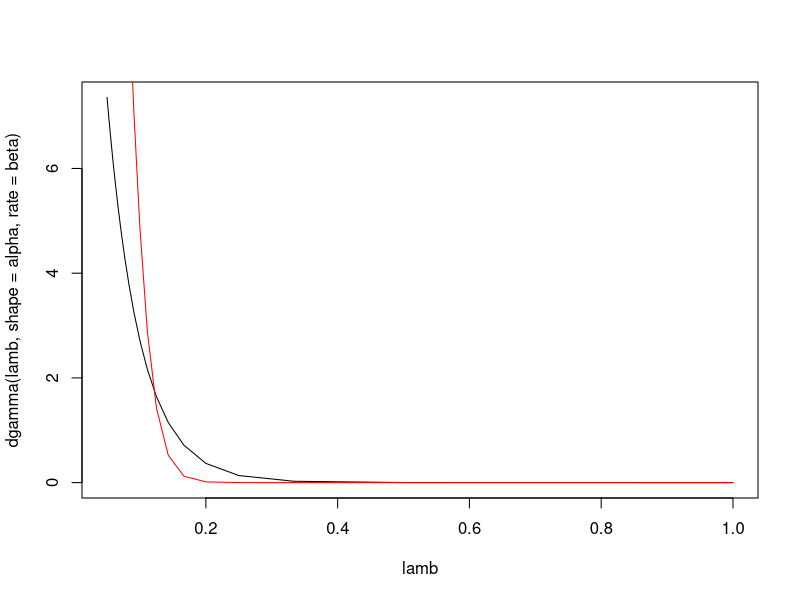
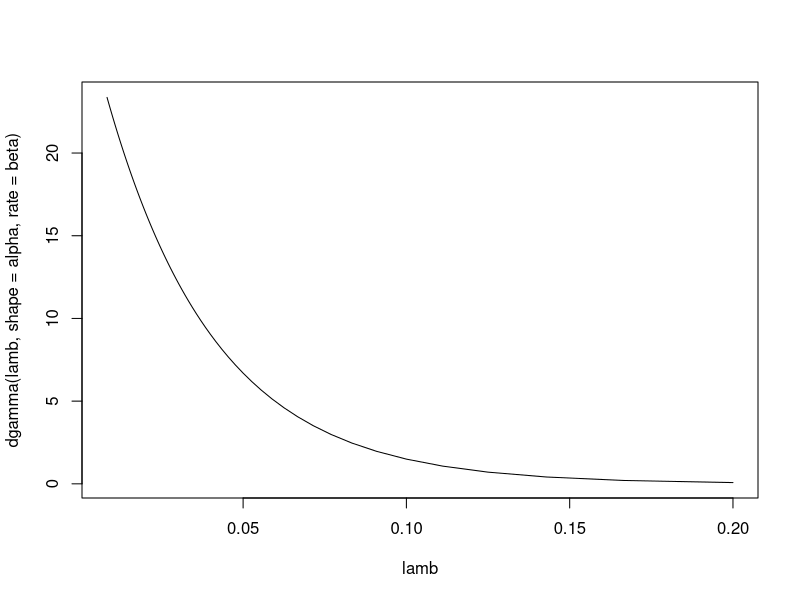
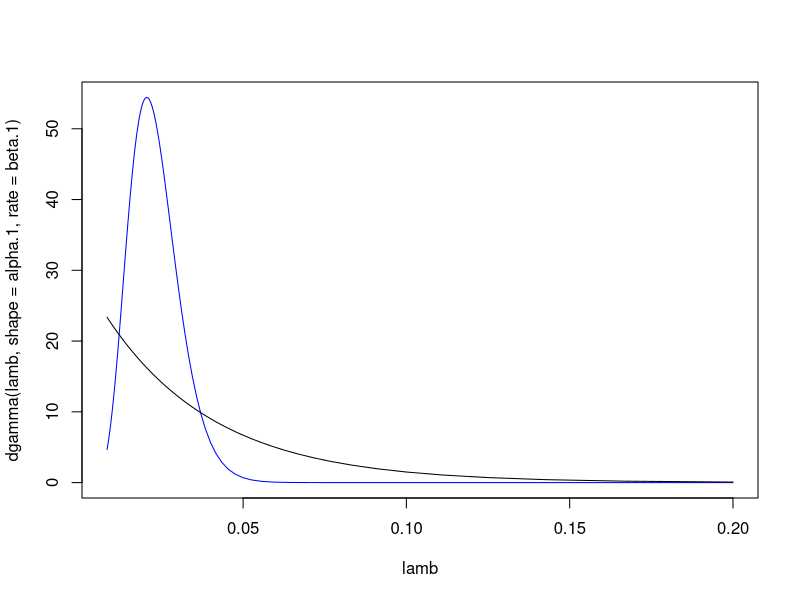
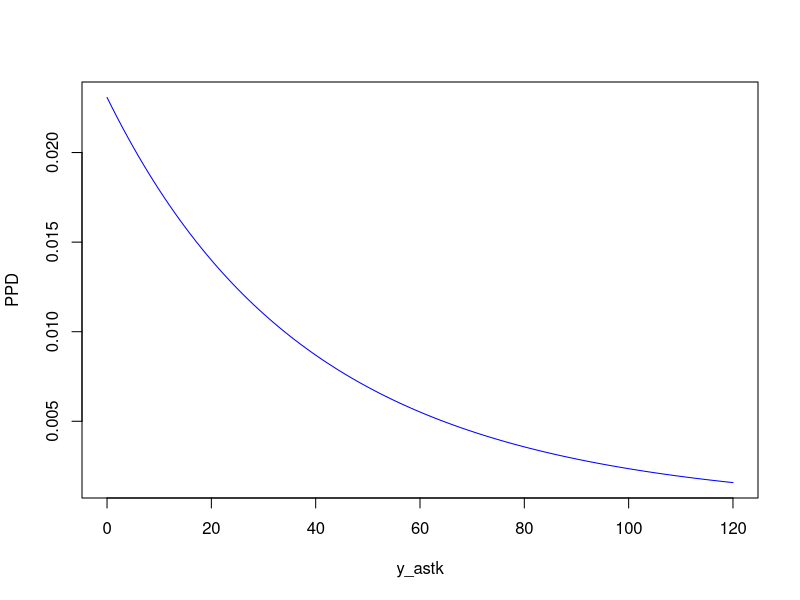

Generate these figures, in order, with R:
# Exponential Data (waiting times)
lamb_ <- seq(from = 1, to = 20, by = 1)
lamb <- 1/lamb_

# ------------------ Prior Disribution --------------------
# Prior mean = 1/20; Effective sample size = 1;
alpha <- 1; beta <- 20;
#   Prior Distribution (Gamma Distribution)
plot(lamb,dgamma(lamb,shape = alpha,rate = beta),type = 'l',col = 'black')

# ------------------ Data ---------------------------
y <- c(12,15,8,13.5,25); n <- length(y)

# -------------- Posterior Distribution ------------------
alpha.1 <- alpha + n; beta.1 <- beta + sum(y)
lines(lamb,dgamma(lamb,shape = alpha.1,rate = beta.1),lty = 1,col = 'red')

alpha.1/beta.1 # Posterior Mean
pgamma(0.1,shape = alpha.1,rate = beta.1)

# ----------------- SIGNIFICANT EARTHQUAKES WORLDWIDE ------------------
# Source: The United States Geological.

# We will model the rate of earthquakes of magnitude 4.0+ in the state of California 
# during 2015. Variable to model: Waiting time (Exponential)
#   Assumptions:
#       1. Earthquake events are independents
#       2. The rate at which earthquakes occur doesn't change during the year
#       3. The earthquake hazard rate doesn't change with the time

#     Eatrhquake(1) ------------ [Time (days)] ------------> Earthquake (2)

# Prior Distribution
alpha <- 1; beta <- 30; lamb.mean <- alpha/beta; # Earthquakes per day
lamb <- 1/seq(from = 5,to = 120,by = 1);
plot(lamb,dgamma(lamb,shape = alpha,rate = beta),type = 'l',col = 'black')

# Data
dates <- as.Date(c('2015-01-4','2015-01-20','2015-01-28','2015-05-22','2015-07-21',
                   '2015-07-25','2015-08-17','2015-09-16','2015-12-30'))

# Days difference
days.diff = c()
for (j in 1:(length(dates) - 1)){
  days.diff[j] = as.numeric(dates[j + 1] - dates[j])
}
y <- days.diff
sum.y <- sum(y); n <- length(y)

# Posterior Distribution
alpha.1 <- alpha + n; beta.1 <- beta + sum.y
plot(lamb,dgamma(lamb,shape = alpha.1,rate = beta.1),type = 'l',col = 'blue')
lines(lamb,dgamma(lamb,shape = alpha,rate = beta),lty = 1,col = 'black')

lower.tail <- qgamma(0.025,shape = alpha.1,rate = beta.1)
upper.tail <- qgamma(0.975,shape = alpha.1,rate = beta.1)

# Posterior Predictive Density
y_astk <- seq(from = 0,to = 120,by = 1) # Predictive days

post_pred_exp_gamma <- function(y,alpha,beta){
  num <- alpha*beta^(alpha)
  den <- (beta + y)^(alpha + 1)
  return(num/den)
}

# Predictive Density (PPD)
PPD <- post_pred_exp_gamma(y_astk,alpha.1,beta.1)
plot(y_astk,PPD,type = 'l',col = 'blue')
